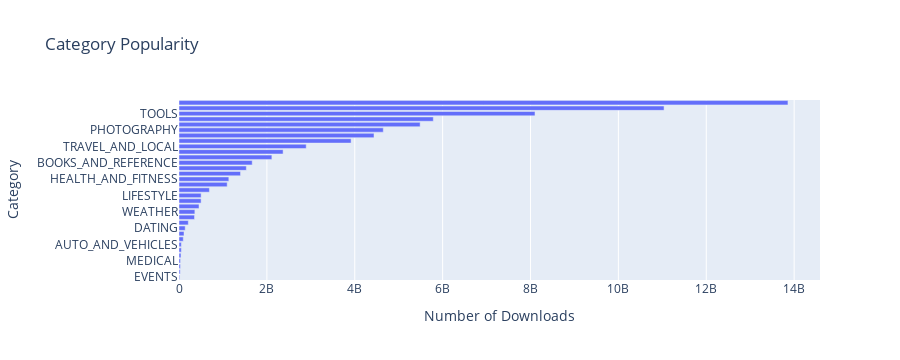

Write notebook code for a chart like this one.
### Code cell
h_bar = px.bar(x = category_installs.Installs,
               y = category_installs.index,
               orientation='h',
               title='Category Popularity')
 
h_bar.update_layout(xaxis_title='Number of Downloads', yaxis_title='Category')
h_bar.show()

### Figure 1 — Plotly figure (JSON) as saved in the notebook; plotly's stock layout.template omitted (floating-point values rounded to 4 significant figures)
{"data": [{"alignmentgroup": "True", "hovertemplate": "x=%{x}<br>y=%{y}<extra></extra>", "legendgroup": "", "marker": {"color": "#636efa", "pattern": {"shape": ""}}, "name": "", "offsetgroup": "", "orientation": "h", "showlegend": false, "textposition": "auto", "type": "bar", "x": [15973161, 27197050, 31521110, 34204177, 44981150, 52995910, 53130211, 97212461, 114338100, 140926107, 211798751, 352952000, 361100520, 455285734, 503281890, 503693539, 692164865, 1096474498, 1134022512, 1400348785, 1532494782, 1665969576, 2113660000, 2369217760, 2894887146, 3917002720, 4438016405, 4649147655, 5487867902, 5788091369, 8101771915, 11039276251, 13858924415], "xaxis": "x", "y": ["EVENTS", "BEAUTY", "PARENTING", "MEDICAL", "COMICS", "LIBRARIES_AND_DEMO", "AUTO_AND_VEHICLES", "HOUSE_AND_HOME", "ART_AND_DESIGN", "DATING", "FOOD_AND_DRINK", "EDUCATION", "WEATHER", "FINANCE", "MAPS_AND_NAVIGATION", "LIFESTYLE", "BUSINESS", "SPORTS", "HEALTH_AND_FITNESS", "SHOPPING", "PERSONALIZATION", "BOOKS_AND_REFERENCE", "ENTERTAINMENT", "NEWS_AND_MAGAZINES", "TRAVEL_AND_LOCAL", "VIDEO_PLAYERS", "FAMILY", "PHOTOGRAPHY", "SOCIAL", "PRODUCTIVITY", "TOOLS", "COMMUNICATION", "GAME"], "yaxis": "y"}], "layout": {"barmode": "relative", "height": 360, "legend": {"tracegroupgap": 0}, "title": {"text": "Category Popularity"}, "xaxis": {"anchor": "y", "autorange": true, "domain": [0, 1], "range": [0, 14590000000.0], "title": {"text": "Number of Downloads"}, "type": "linear"}, "yaxis": {"anchor": "x", "autorange": true, "domain": [0, 1], "range": [-0.5, 32.5], "title": {"text": "Category"}, "type": "category"}}}
